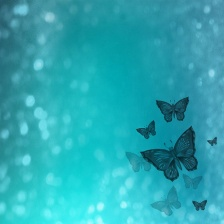
#> input picture examples/open_cv/images/image-224x224.jpg, 224 x 224 px, found by its file name
$ python jpg_to_RED_image.py
#> lines starting #> are read from the running program, lines starting #| are printed output that depends on the picture; after the words box and inside, x2 and y2 are one past the last pixel; in counts of white or black regions, pixels touching at a corner belong together
import os
import cv2
import numpy as np

file_name = input("Enter jpg file name: ")
#> the answer given: images/image-224x224.jpg
base_name = os.path.basename(file_name)
file_name = os.path.splitext(base_name)[0]

inp_file = f'{file_name}.jpg'

# Open image and resize to 512x512
img = cv2.imread(inp_file)
#> img is the input picture: shape (224, 224, 3); mean B, G, R 178.8, 167.3, 43.2

print(img.shape)
#| (224, 224, 3)
# (225, 400, 3)

print(img.dtype)
#| uint8
# uint8
img[(1,2), :, :] = 0
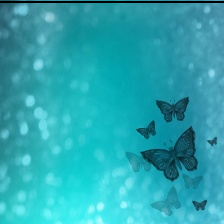
#> img: shape (224, 224, 3); 0.89% of pixels changed, all inside (x1, y1, x2, y2) = (0, 1, 224, 3)

print(img)
#> (printed output is left out)
img[:, :, (0, 1)] = 0
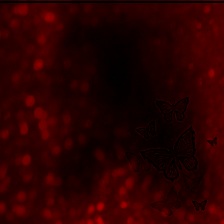
#> img: shape (224, 224, 3); mean B, G, R 0, 0, 42.7

print(img)
#> (printed output is left out)
# Display resized image
cv2.imshow('Resized Image', img)
if cv2.waitKey(0) == 10:
#> (key Esc is pressed here)
    cv2.destroyAllWindows()
